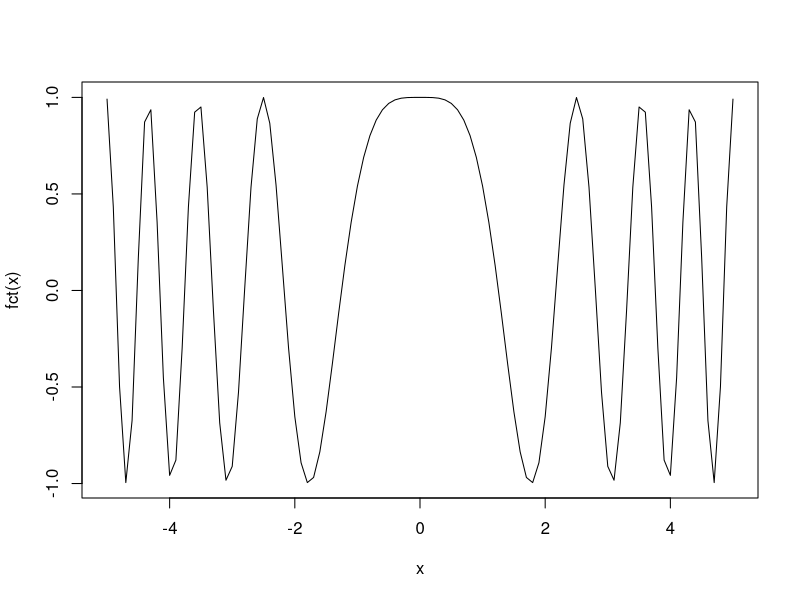
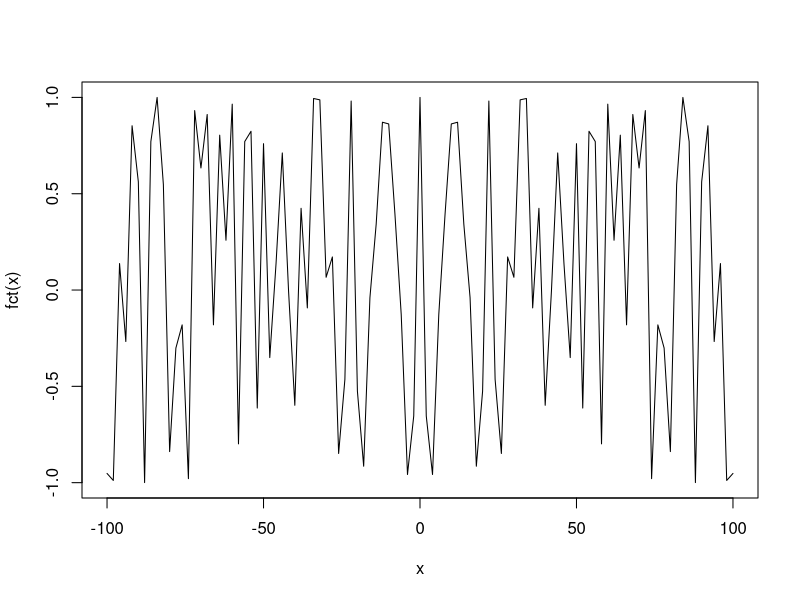

Generate these figures, in order, with R:
#ex 4.4.4
rm(list=ls())
fct <- function(x) z = cos(x * x)
fct1 <- function(x,y) z = 3 - 8 * x + x^2
curve(fct,from = -5, to = 5)

range <- c(-100,110)
#polyroot(c(3-8+1))
uniroot(fct,range)

#ex 4.1.2
rm(list=ls())
fct <- function(x,y) z = cos(x^2)
range <- -100:100
curve(fct,from = -100, to = 100)
optimize(fct, range)